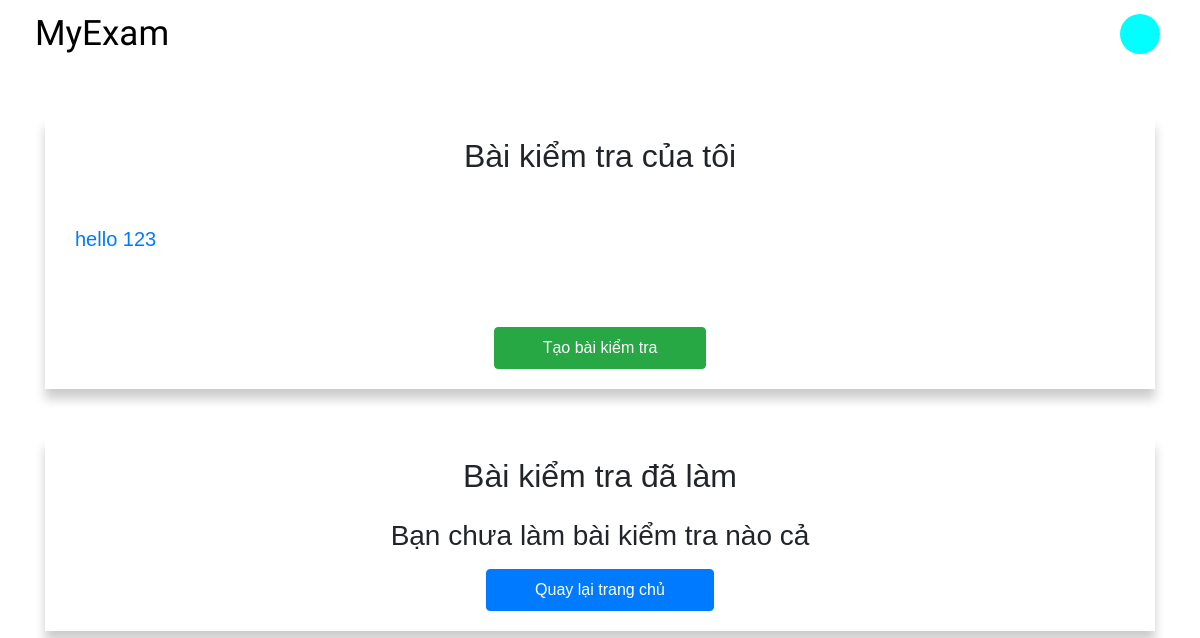
The page /home/user=admin/my-test/ (signed in) on the database as committed earlier.
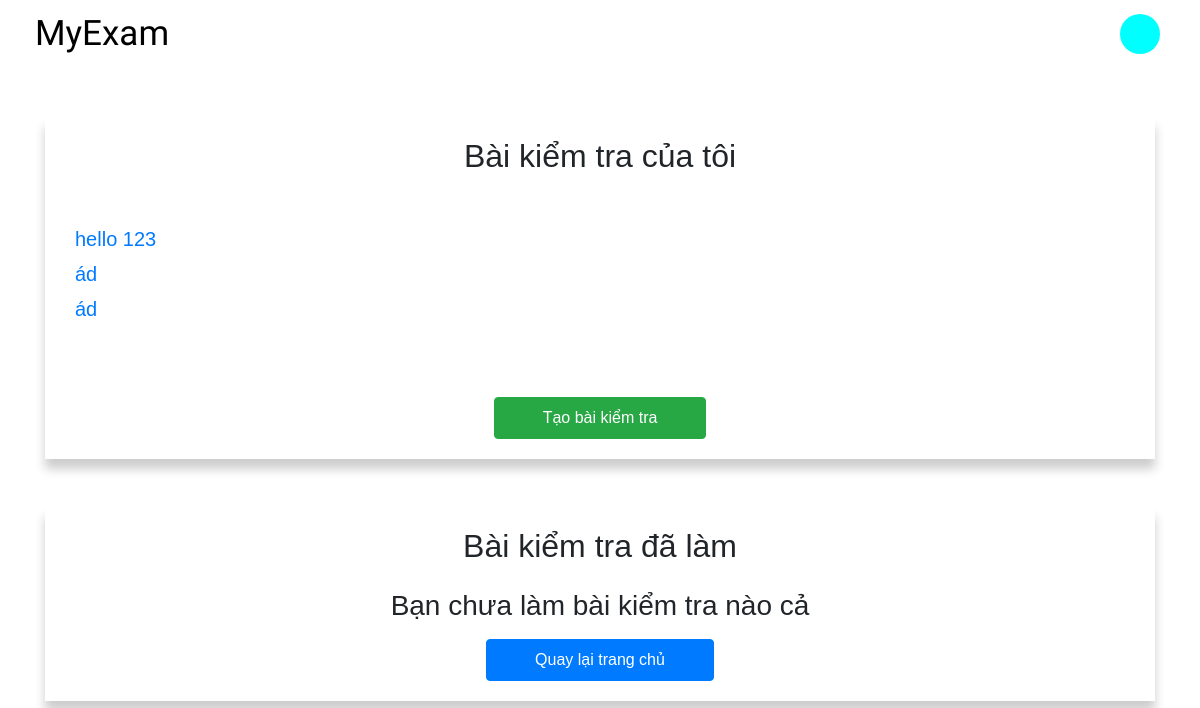
The same page on the database as committed later.
### home/models.py (models this page shows, shortened)
class Exam(models.Model):
    key = models.ForeignKey( User ,on_delete = models.CASCADE)
    examName = models.CharField(max_length= 200, default= "")
    dateCreate = models.DateField(default = datetime.now,blank = True, editable = False)

### home/views.py (the view, shortened to what this page needs)
# urls.py: path('home/user=<str:username>/my-test/', views.myTest, name= "my-test"),
def myTest(request, username):
    user = request.session.get('user', None)
    print(user)
    if user is None or user == '' or user == []:
        return redirect(reverse('sign-in'))
    user = User.objects.get(username = username)
    my_exams = Exam.objects.filter(key=user)
    my_exams_context = []
    for exam in my_exams:
        my_exams_context.append(exam.examName)
    if my_exams_context == []:
        my_exams_context = 'none'
    do_exams = Exam.objects.exclude(key = user)# lấy ra những exams không phải do user có này tạo ra
    done_exams_context = []
    for exam in do_exams:
        creator = exam.key
        score_obj = []
        for score in Point.objects.filter(key1 = user,key2 = exam):
            score_obj.append(score)
        score = None
        if score_obj ==[]:
            pass
    if done_exams_context == []:
        done_exams_context = 'none'
    print(my_exams_context)
    context = {
        "user": user,
        "my_exams":my_exams_context,
        "done_exams":done_exams_context,
    }
    return render(request,"home/my-test.html",{"context":context})

### home/templates/home/my-test.html (shortened to what this page needs)
{% extends "home/base/base-home.html" %}
{% block my-home %}
    {% url 'home' context.user.username %}
{% endblock %}
{% block content %}
    <div class="container pb-5">
        <div class="test-section mt-5">
            <h2 class="text-center mb-4">Bài kiểm tra của tôi</h2>
            {% if context.my_exams == 'none' %}
                <h3 class="text-center">Bạn chưa có bài kiểm tra nào </h3>
            {% else %}
                <div class="my-exam">
                    {% for exam in context.my_exams %}
                        <a href="{% url 'list-question' context.user.username exam %}" class="my-exam__exam">{{ exam }}</a>
                    {% endfor %}
                </div>
            {% endif %}
            <div class="d-flex justify-content-center mt-5">
                <button type="button" class="btn btn-success px-5 py-2" id="createTestBtn" data-toggle="modal" data-target="#myModal">Tạo bài kiểm tra</a>
            </div>
        </div>
        <div class="test-section mt-5">
            <h2 class="text-center mb-4">Bài kiểm tra đã làm</h2>
            {% if context.done_exams == 'none' %}
                <h3 class="text-center"> Bạn chưa làm bài kiểm tra nào cả</h3>
                <div class="d-flex justify-content-center mt-3">
                    <a href="{% url 'home' context.user.username %}" class="btn btn-primary px-5 py-2">Quay lại trang chủ</a>
                </div>
            {% endif %}
        </div>
    </div>
{% endblock %}

### home/templates/home/base/base-home.html (shortened to what this page needs)
<!DOCTYPE html>
<html lang="en">
{% include 'home/base/base-head.html' %}
<body>
    <div class="container-fluid">
        <nav class="main-nav py-2">
            <a href="{% block my-home %} {% endblock %}" class="nav-brand">MyExam</a>
            <div class="user-icon">
                <div class="user-icon__img"></div>
            </div>
        </nav>
    </div>
    {% block content %}
    {% endblock %}
</body>
</html>

### home/templates/home/base/base-head.html (shortened to what this page needs)
{% load static %}
<head>
    <link rel="stylesheet" href=" {% static 'home/bootstrap/css/bootstrap.min.css' %}">
    <link rel="stylesheet" href="{% static 'home/css/style.css' %}">
    <link rel="stylesheet" href="https://cdnjs.cloudflare.com/ajax/libs/font-awesome/5.14.0/css/all.min.css">
</head>

### home/templates/home/base/base-js.html (shortened to what this page needs)
{% load static %}

### home/static/home/css/style.css (style rules this page uses)
:root { --color-primary-light:#00e8e8; }
* { font-family: Arial, Helvetica, sans-serif; margin:0; padding:0; box-sizing: border-box; }
.main-nav { display:flex; align-items: center; padding:20px; }
.nav-brand { font-size:35px; font-family: 'Lobster', cursive; color:black; text-decoration: none !important; }
.user-icon { margin-left:auto; display:flex; align-items: center; position: relative; }
.user-icon__img { width:40px; height:40px; border-radius: 50%; background-color: aqua; }
.test-section { padding: 20px; box-shadow: 0px 10px 10px rgba(0,0,0,.2); }
.my-exam__exam { margin: 5px 0; display:block !important; font-size:20px !important; transition: all .2s linear; border-radius: 2px; }
.my-exam { padding: 20px 10px; max-height: 200px !important; overflow-y: scroll; }

Rows that differ between the two databases and show on the page:
added Exam: my_exams "ád"
added Exam: my_exams "ád"
